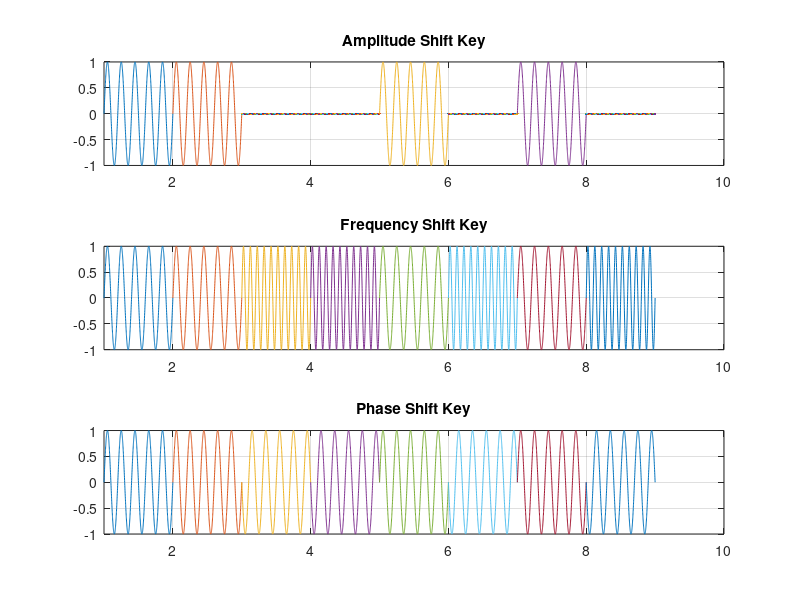

MATLAB code for this plot:
close all;
clc;
f=5;
f2=10;
x=[1 1 0 0 1 0 1 0] % input signal ;
nx=size(x,2);
i=1;
while i<nx+1
t = i:0.001:i+1;
if x(i)==1
ask=sin(2*pi*f*t);
fsk=sin(2*pi*f*t);
psk=sin(2*pi*f*t);
else
ask=0;
fsk=sin(2*pi*f2*t);
psk=sin(2*pi*f*t+pi);
end
subplot(3,1,1);
plot(t,ask);
hold on;
grid on;
axis([1 10 -1 1]);
title('Amplitude Shift Key')
subplot(3,1,2);
plot(t,fsk);
hold on;
grid on;
axis([1 10 -1 1]);
title('Frequency Shift Key')
subplot(3,1,3);
plot(t,psk);
hold on;
grid on;
axis([1 10 -1 1]);
title('Phase Shift Key')
i=i+1;
end